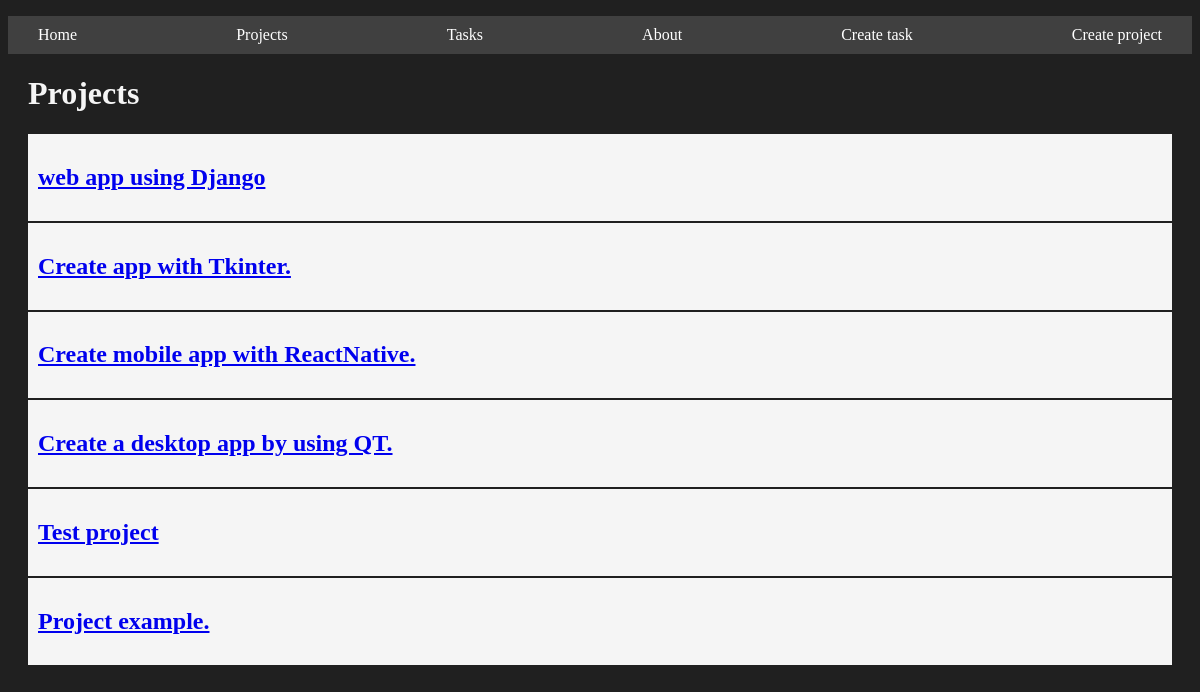
The page /projects/ on the database as committed earlier.
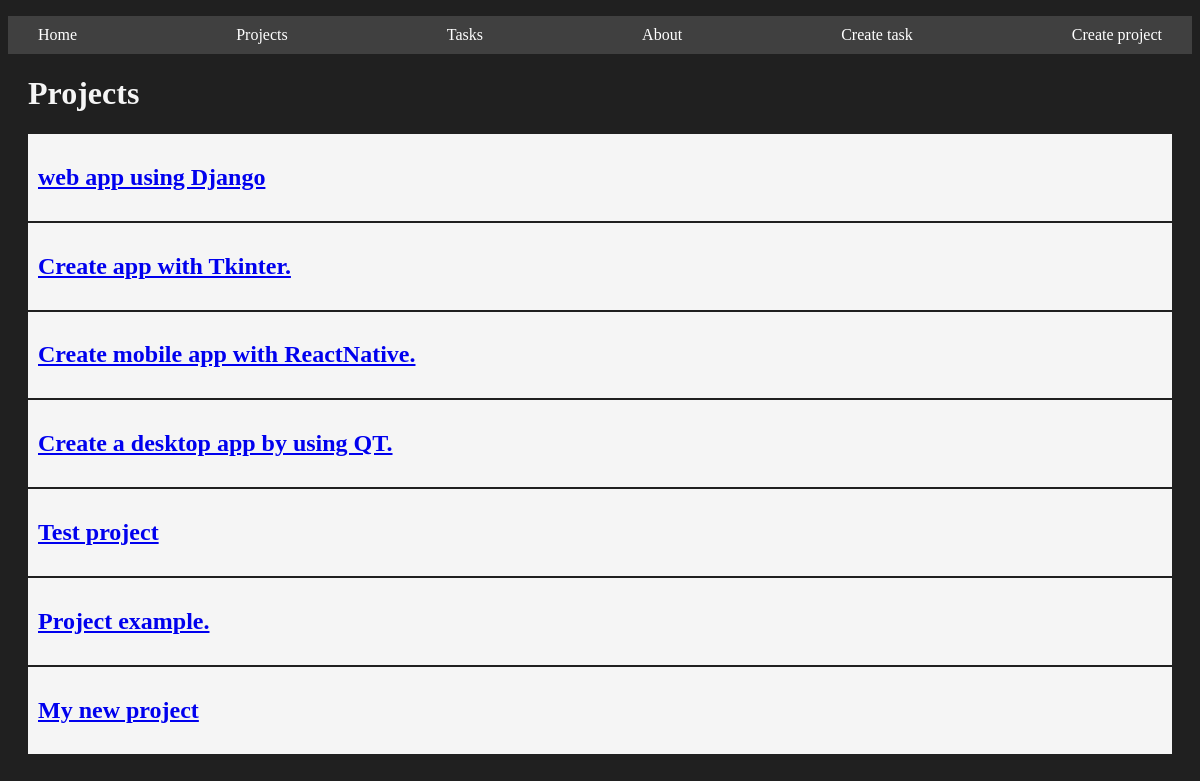
The same page on the database as committed later.
### myapp/models.py (models this page shows, shortened)
class Project(models.Model):
    name = models.CharField(max_length=200)

### myapp/views.py (the view)
# urls.py: path("projects/", views.projects, name="projects"),
def projects(request):
    projects = Project.objects.all()
    return render(request, "projects/projects.html", {
        'projects': projects
    })

### myapp/templates/projects/projects.html
{% extends 'layouts/base.html' %} {% block content %}
<h1>Projects</h1>
{% for project in projects %}
<article class="card">
  <a href="{% url 'project_detail' project.id %}">
    <h1>{{project.name}}</h1>
  </a>
</article>
{% endfor %} {% endblock content %}

Rows that differ between the two databases and show on the page:
added Project: name "My new project"
